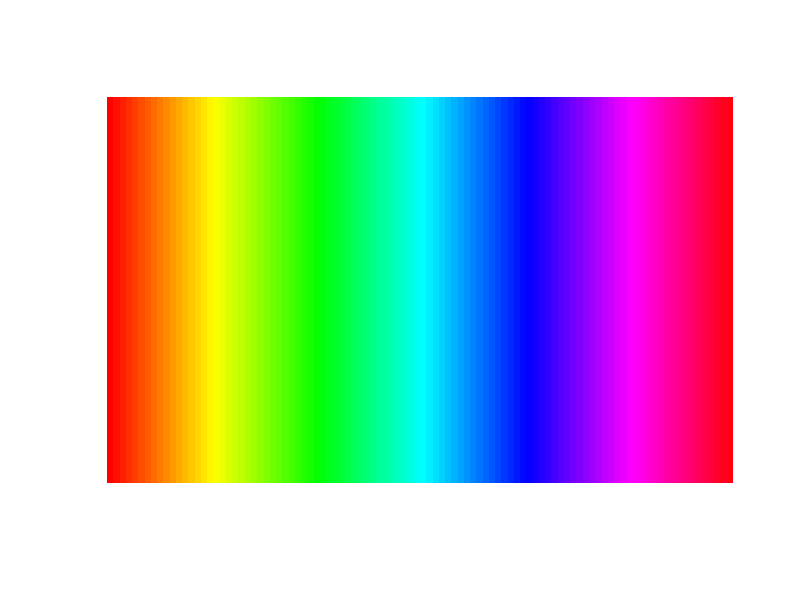

Here is the R script that generated this plot: (Note: this script raises an error after producing the figure.)
library(RColorBrewer)
library(colorspace)

args = commandArgs(trailingOnly=TRUE)
pdf_file = args[1]
pdf(pdf_file, width=7.1, height=7.1)

clrs.spec <- colorRampPalette(rev(brewer.pal(11, "Spectral")))
clrs.hcl <- function(n) {
 hcl(h = seq(230, 0, length.out = n),
 c = 60, l = seq(10, 90, length.out = n),
 fixup = TRUE)
 }

pal <- function(col, border = "transparent", ...)
{
  n <- length(col)
  plot(0, 0, type="n", xlim = c(0, 1), ylim = c(0, 1),
       axes = FALSE, xlab = "", ylab = "", ...)
  rect(0:(n-1)/n, 0, 1:n/n, 1, col = col, border = border)
}

pal(rainbow(100))


pal(rainbow(clrs.spec(100)))
